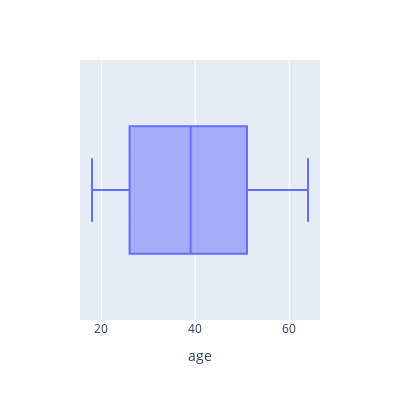

The code cell stored with this chart in its notebook:
### Code cell
f=px.box(health1,x='age',width=400,height=400)
f.show()

### Figure 1 — Plotly figure (JSON) as saved in the notebook; plotly's stock layout.template omitted (floating-point values rounded to 4 significant figures; data arrays with more than 128 entries replaced by an {"elided": "..."} marker saying what was removed)
{"data": [{"alignmentgroup": "True", "hovertemplate": "age=%{x}<extra></extra>", "legendgroup": "", "marker": {"color": "#636efa"}, "name": "", "notched": false, "offsetgroup": "", "orientation": "h", "showlegend": false, "type": "box", "x": {"elided": "1336 int values"}, "x0": " ", "xaxis": "x", "y0": " ", "yaxis": "y"}], "layout": {"boxmode": "group", "height": 400, "legend": {"tracegroupgap": 0}, "margin": {"t": 60}, "width": 400, "xaxis": {"anchor": "y", "domain": [0, 1], "title": {"text": "age"}}, "yaxis": {"anchor": "x", "domain": [0, 1]}}}
